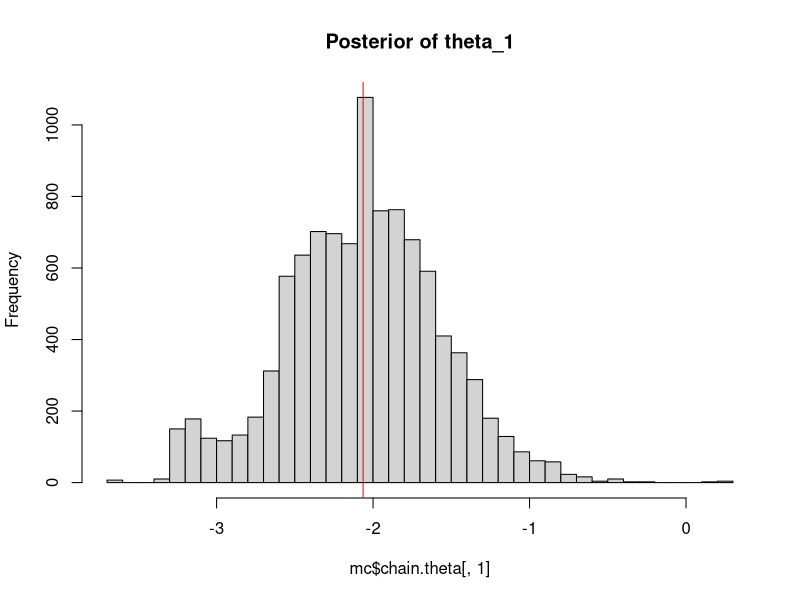
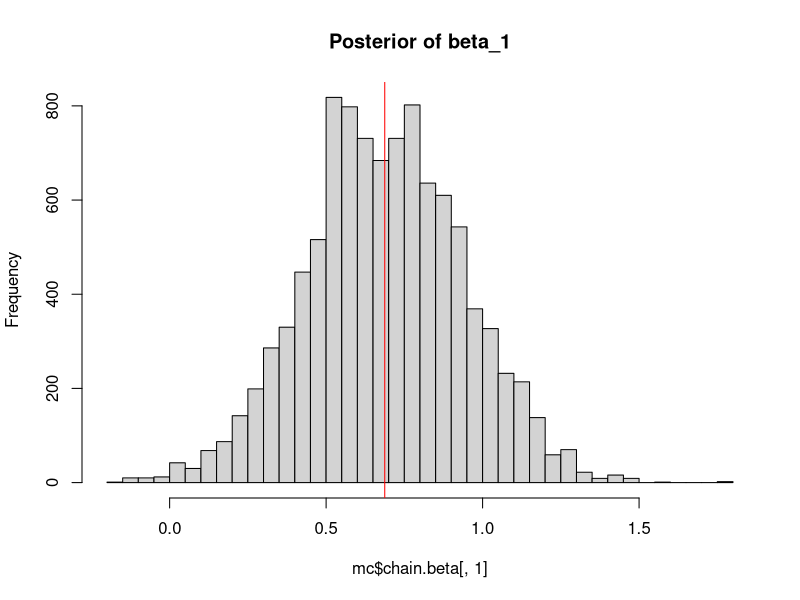
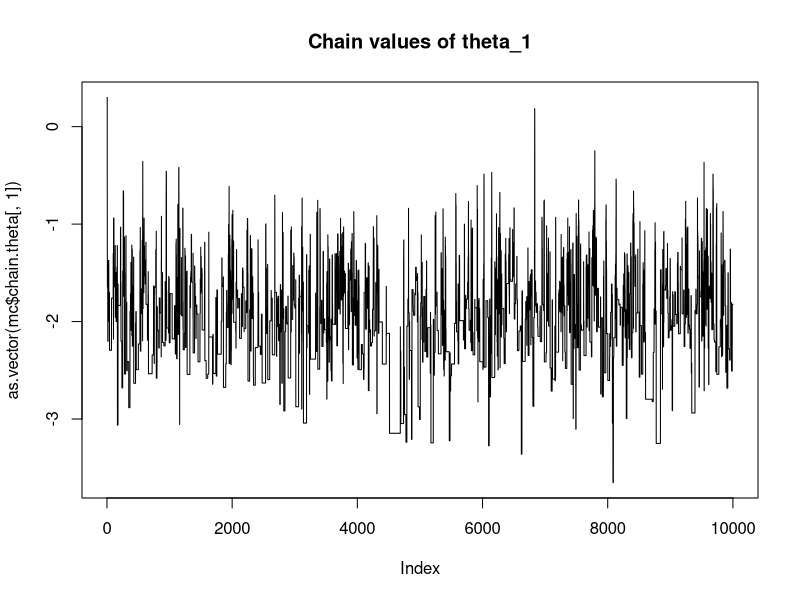
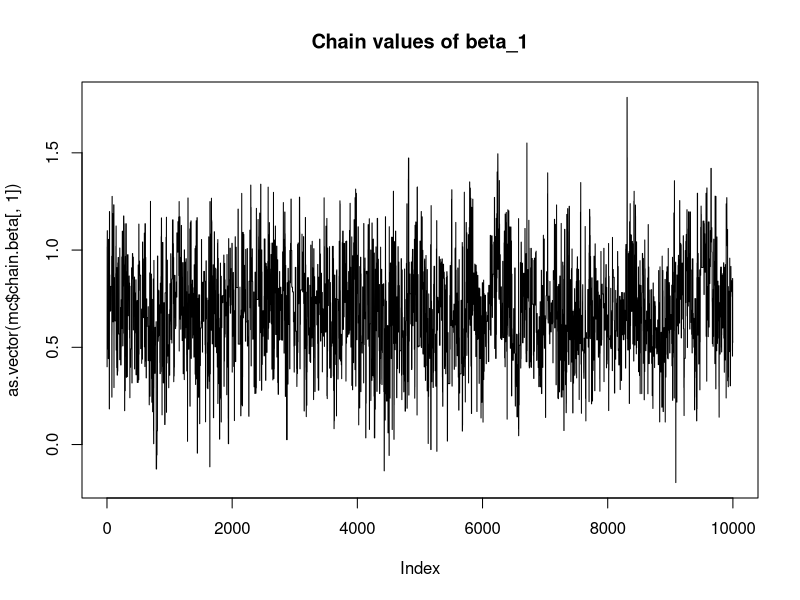
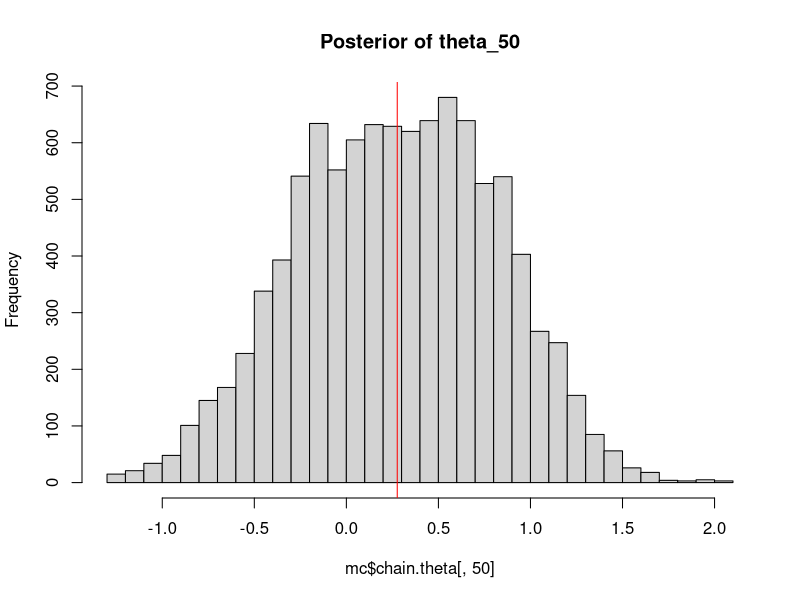
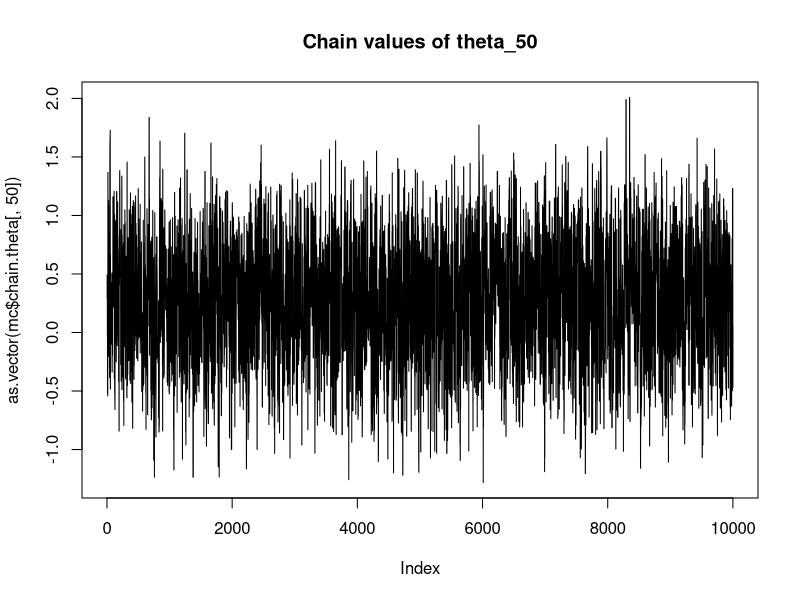

R code for these plots, in order:
library(ggplot2)
library(MCMCpack)
library(matrixStats)
set.seed(62)

sim.rasch <- function(persons, items){
  n.items <- length(items)
  n.persons <- length(persons)
  fsmat <- outer(persons, items, "-")
  psolve <- exp(fsmat)/(1 + exp(fsmat))
  R <- (matrix(runif(n.items*n.persons),n.persons,n.items) < psolve)*1
  R
}

npersons <- 100
nitems <- 20
items <- rnorm(nitems, 0, 1)
persons <- rnorm(npersons)
rmdata <- sim.rasch(persons, items)
X <- t(rmdata)

probability <- function(beta, theta) {
  return(1 / (1 + exp(beta - theta)))
}

theta.prior <- function(mean = 0, sd = 1, val){
  dnorm(x = val, mean, sd, log = T) 
}

b.prior <- function(mean = 0, sd = 1, val){
  dnorm(x = val, mean, sd, log = T)
} 

prop.theta <- function(current){
  rnorm(n = current, current, sd = 1)
}

prop.beta <- function(current){
  rnorm(n = current, current, sd = 1)
}

acceptance <- function(proposal, chain.theta, chain.beta, X, mode) {
  P <- outer(chain.beta, chain.theta, probability)
  diff <- outer(chain.beta, chain.theta, function(x, y) {x - y})
  lgP <- log(P)
  if (mode == 0) {
    n <- npersons
    P.proposal <- outer(chain.beta, proposal, probability)
    diff.proposal <- outer(chain.beta, proposal, function(x, y) {x - y})
    lgP.proposal <- log(P.proposal)
    cond.prob.current <- colSums(lgP * X + (diff + lgP)*(1 - X))
    cond.prob.proposal <- colSums(lgP.proposal * X + (diff.proposal + lgP.proposal)*(1 - X))
    ratio <- cond.prob.proposal + theta.prior(val = proposal) - 
                   (cond.prob.current + b.prior(val = chain.beta))
    stopifnot(!any(is.na(ratio)))
  } else {
    n <- nitems
    P.proposal <- outer(proposal, chain.theta, probability)
    diff.proposal <- outer(proposal, chain.theta, function(x, y) {x - y})
    lgP.proposal <- log(P.proposal)
    cond.prob.current <- rowSums(lgP * X + (diff + lgP)*(1 - X))
    cond.prob.proposal <- rowSums(lgP.proposal * X + (diff.proposal + lgP.proposal)*(1 - X))
    ratio <- cond.prob.proposal + b.prior(val = proposal) -
      (cond.prob.current + b.prior(val = chain.beta))
  }
  return(pmin(ratio, rep(0,n)))
}


#GS alg
rasch.gs <- function(startvalue.theta, startvalue.beta, iterations, data, nitems, npersons) {
  chain.beta <- array(dim = c(iterations + 1, nitems))
  chain.theta <- array(dim = c(iterations + 1, npersons))
  chain.beta[1,] <- startvalue.beta 
  chain.theta[1,] <- startvalue.theta
  # iterations
  for (i in 2:(iterations + 1)) {
    t.proposal <- prop.theta(chain.theta[i - 1,])
    b.proposal <- prop.beta(chain.beta[i - 1,])
    acceptance.theta <- acceptance(t.proposal, chain.theta[i - 1,], 
                                   chain.beta[i - 1,], X, 
                                   0)
    chain.theta[i,] <- ifelse(-rexp(n = length(acceptance.theta), 1) < acceptance.theta, 
                              t.proposal,
                              chain.theta[i - 1,])
    acceptance.beta <- acceptance(b.proposal, chain.theta[i,], 
                                  chain.beta[i - 1,], X, 
                                  1)
    chain.beta[i,] <- ifelse(-rexp(n = length(acceptance.beta), 1) < acceptance.beta,
                             b.proposal,
                             chain.beta[i - 1,])
  }
  list <- list("chain.theta" = mcmc(chain.theta), "chain.beta" = mcmc(chain.beta))
  return(list)
}

startvalue.theta <- rep(0.3, npersons)
startvalue.beta <- rep(0.4, nitems)
iterations <- 10000

mc <- rasch.gs(startvalue.theta, startvalue.beta, iterations, X, nitems, npersons)
fitdistr(mc$chain.theta[iterations,], "normal")
fitdistr(mc$chain.beta[iterations,], "normal")
hist(mc$chain.theta[, 1],nclass = 30, main = "Posterior of theta_1")
abline(v = mean(mc$chain.theta[,1]), col = "red")
hist(mc$chain.beta[,1],nclass = 30, main = "Posterior of beta_1")
abline(v = mean(mc$chain.beta[,1]), col = "red")
plot(as.vector(mc$chain.theta[,1]), type = "l", main = "Chain values of theta_1" )
plot(as.vector(mc$chain.beta[,1]), type = "l",  main = "Chain values of beta_1" )
hist(mc$chain.theta[, 50],nclass = 30, main = "Posterior of theta_50")
abline(v = mean(mc$chain.theta[,50]), col = "red")
plot(as.vector(mc$chain.theta[,50]), type = "l", main = "Chain values of theta_50" )
